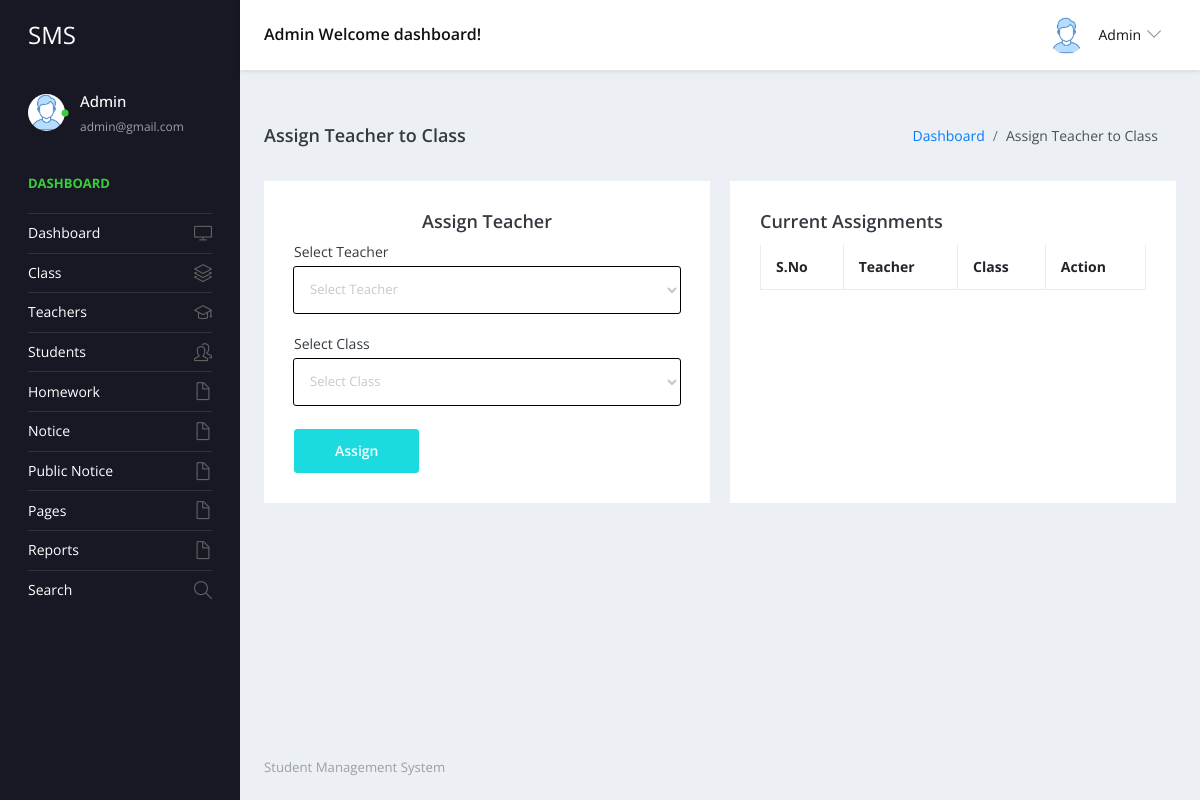
Page /studentms/admin/assgin-teacher-class.php (signed in) on the earlier database version.
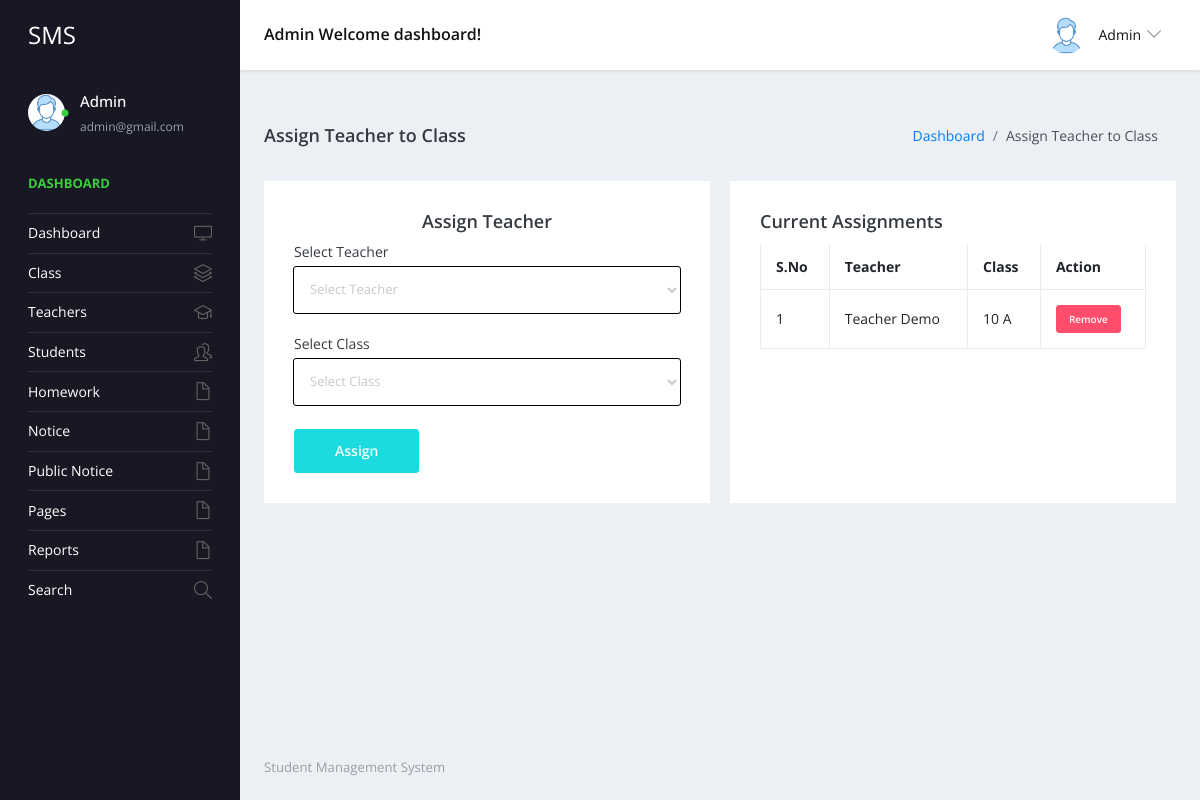
Same page on the later database version.
### tables this page shows
CREATE TABLE `tblteacherclass` (
  `ID` int(10) NOT NULL,
  `TeacherID` int(10) DEFAULT NULL,
  `ClassID` int(10) DEFAULT NULL,
  `AssignDate` timestamp NULL DEFAULT current_timestamp()
);

CREATE TABLE `tblteacher` (
  `ID` int(10) NOT NULL,
  `TeacherName` varchar(120) DEFAULT NULL,
  `UserName` varchar(120) DEFAULT NULL,
  `MobileNumber` bigint(10) DEFAULT NULL,
  `Email` varchar(200) DEFAULT NULL,
  `Password` varchar(200) DEFAULT NULL,
  `TeacherRegdate` timestamp NULL DEFAULT current_timestamp()
);

CREATE TABLE `tblclass` (
  `ID` int(5) NOT NULL,
  `ClassName` varchar(50) DEFAULT NULL,
  `Section` varchar(20) DEFAULT NULL,
  `CreationDate` timestamp NULL DEFAULT current_timestamp()
);

### studentms/admin/assgin-teacher-class.php (the view, shortened to what the changed rows need)
<?php
include('includes/dbconnection.php');
if (strlen($_SESSION['sturecmsaid'] == 0)) {
    header('location:logout.php');
} else {
?>
    <!DOCTYPE html>
    <html lang="en">
    <head>
        <link rel="stylesheet" href="vendors/simple-line-icons/css/simple-line-icons.css">
        <link rel="stylesheet" href="vendors/flag-icon-css/css/flag-icon.min.css">
        <link rel="stylesheet" href="vendors/css/vendor.bundle.base.css">
        <link rel="stylesheet" href="vendors/select2/select2.min.css">
        <link rel="stylesheet" href="vendors/select2-bootstrap-theme/select2-bootstrap.min.css">
        <link rel="stylesheet" href="css/style.css" />
    </head>
    <body>
        <div class="container-scroller">
            <?php include_once('includes/header.php'); ?>
            <div class="container-fluid page-body-wrapper">
                <?php include_once('includes/sidebar.php'); ?>
                <div class="main-panel">
                    <div class="content-wrapper">
                        <div class="row">
                            <div class="col-6 grid-margin stretch-card">
                                <div class="card">
                                    <div class="card-body">
                                        <div class="table-responsive">
                                            <table class="table table-bordered">
                                                <thead>
                                                    <tr>
                                                        <th class="font-weight-bold">S.No</th>
                                                        <th class="font-weight-bold">Teacher</th>
                                                        <th class="font-weight-bold">Class</th>
                                                        <th class="font-weight-bold">Action</th>
                                                    </tr>
                                                </thead>
                                                <tbody>
                                                    <?php
                                                    $sql = "SELECT tc.ID, t.TeacherName, c.ClassName, c.Section
      FROM tblteacherclass tc
      JOIN tblteacher t ON tc.TeacherID = t.ID
      JOIN tblclass c ON tc.ClassID = c.ID
      ORDER BY t.TeacherName";
                                                    $query = $dbh->prepare($sql);
                                                    $query->execute();
                                                    $results = $query->fetchAll(PDO::FETCH_OBJ);
                                                    $cnt = 1;
                                                    if ($query->rowCount() > 0) {
                                                        foreach ($results as $row) {               ?>
                                                            <tr>
                                                                <td><?php echo htmlentities($cnt); ?></td>
                                                                <td><?php echo htmlentities($row->TeacherName); ?></td>
                                                                <td><?php echo htmlentities($row->ClassName); ?> <?php echo htmlentities($row->Section); ?></td>
                                                                <td>
                                                                    <a href="assign-teacher-class.php?delid=<?php echo ($row->ID); ?>" onclick="return confirm('Do you really want to remove this assignment?');" class="btn btn-danger btn-xs">Remove</a>
                                                                </td>
                                                            </tr><?php $cnt = $cnt + 1;
                                                                }
                                                            } ?>
                                                </tbody>
                                            </table>
                                        </div>
                                    </div>
                                </div>
                            </div>
                        </div>
                    </div>
                </div>
            </div>
        </div>
    </body>
    </html><?php }  ?>

### studentms/admin/includes/header.php (shortened to what the changed rows need)
 <nav class="navbar default-layout-navbar col-lg-12 col-12 p-0 fixed-top d-flex flex-row">
        </div><?php
         $aid= $_SESSION['sturecmsaid'];
$sql="SELECT * from tbladmin where ID=:aid";
$query = $dbh -> prepare($sql);
$query->bindParam(':aid',$aid,PDO::PARAM_STR);
$query->execute();
$results=$query->fetchAll(PDO::FETCH_OBJ);
$cnt=1;
if($query->rowCount() > 0)
{
foreach($results as $row)
{               ?>
        <div class="navbar-menu-wrapper d-flex align-items-center flex-grow-1">
          <h5 class="mb-0 font-weight-medium d-none d-lg-flex"><?php  echo htmlentities($row->AdminName);?> Welcome dashboard!</h5>
          <ul class="navbar-nav navbar-nav-right ml-auto">
            <li class="nav-item dropdown d-none d-xl-inline-flex user-dropdown">
              <a class="nav-link dropdown-toggle" id="UserDropdown" href="#" data-toggle="dropdown" aria-expanded="false">
                <img class="img-xs rounded-circle ml-2" src="images/faces/face8.jpg" alt="Profile image"> <span class="font-weight-normal"> <?php  echo htmlentities($row->AdminName);?> </span></a>
                <?php $cnt=$cnt+1;}} ?>
            </li>
          </ul>
        </div>
      </nav>

### studentms/admin/includes/sidebar.php (shortened to what the changed rows need)
<nav class="sidebar sidebar-offcanvas" id="sidebar">
  <ul class="nav">
    <li class="nav-item nav-profile">
      <a href="#" class="nav-link">
        <div class="text-wrapper">
          <?php
          $aid = $_SESSION['sturecmsaid'];
          $sql = "SELECT * from tbladmin where ID=:aid";
          $query = $dbh->prepare($sql);
          $query->bindParam(':aid', $aid, PDO::PARAM_STR);
          $query->execute();
          $results = $query->fetchAll(PDO::FETCH_OBJ);
          $cnt = 1;
          if ($query->rowCount() > 0) {
            foreach ($results as $row) {               ?>
              <p class="profile-name"><?php echo htmlentities($row->AdminName); ?></p>
              <p class="designation"><?php echo htmlentities($row->Email); ?></p><?php $cnt = $cnt + 1;
                                                                                }
                                                                              } ?>
        </div>
      </a>
    </li>
  </ul>
</nav>

Differences in the rows shown:
added tblteacherclass: TeacherID.TeacherName "Teacher Demo", ClassID.ClassName "10", ClassID.Section "A"
